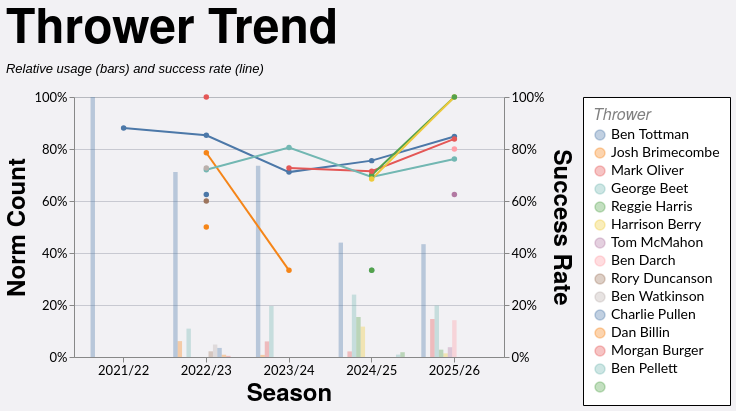

This figure's Vega-Lite source:
### Vega-Lite specification from a JSON file in a GitHub repository (floating-point values rounded to 4 significant figures; data arrays with more than 128 entries replaced by an {"elided": "..."} marker saying what was removed)
{"config": {"axis": {"labelFont": "Lato, sans-serif", "titleFont": "PT Sans Narrow, Helvetica Neue, Helvetica, Arial, sans-serif", "labelFontSize": 13, "titleFontSize": 24, "gridColor": "#202947", "gridOpacity": 0.2}, "header": {"labelFont": "PT Sans Narrow, Helvetica Neue, Helvetica, Arial, sans-serif", "titleFont": "PT Sans Narrow, Helvetica Neue, Helvetica, Arial, sans-serif", "labelFontSize": 24, "titleFontSize": 28, "labelFontWeight": "bold", "orient": "left"}, "legend": {"labelFont": "Lato, sans-serif", "titleFont": "PT Sans Narrow, Helvetica Neue, Helvetica, Arial, sans-serif", "labelFontSize": 14, "titleFontSize": 16, "titlePadding": 5, "fillColor": "white", "strokeColor": "black", "padding": 10, "titleFontWeight": "lighter", "titleFontStyle": "italic", "titleColor": "gray", "offset": 10}, "title": {"font": "PT Sans Narrow, Helvetica Neue, Helvetica, Arial, sans-serif", "fontSize": 48, "fontWeight": "bold", "anchor": "start", "align": "center", "titlePadding": 20, "subtitlePadding": 10, "subtitleFontSize": 13, "subtitleColor": "", "subtitleFontStyle": "italic", "offset": 15, "color": "black"}, "axisX": {"labelAngle": 0}, "facet": {"title": null, "header": null, "align": {"row": "each", "column": "each"}}, "resolve": {"scale": {"y": "independent", "facet": "independent"}}, "background": "#f2f1f4"}, "layer": [{"mark": {"type": "bar", "opacity": 0.35}, "encoding": {"color": {"field": "thrower", "sort": null, "title": "Thrower", "type": "nominal"}, "tooltip": [{"field": "season", "title": "Season", "type": "nominal"}, {"field": "thrower", "title": "Thrower", "type": "nominal"}, {"field": "won", "format": ",.0f", "title": "Won", "type": "quantitative"}, {"field": "attempts", "format": ",.0f", "title": "Attempts", "type": "quantitative"}, {"field": "norm_count", "format": ".1%", "title": "Norm Count", "type": "quantitative"}, {"field": "success_rate", "format": ".1%", "title": "Success Rate", "type": "quantitative"}], "x": {"field": "season", "sort": ["2021/22", "2022/23", "2023/24", "2024/25", "2025/26"], "title": "Season", "type": "nominal"}, "xOffset": {"field": "thrower", "sort": null, "type": "nominal"}, "y": {"axis": {"format": "%", "orient": "left"}, "field": "norm_count", "scale": {"domain": [0, 1]}, "title": "Norm Count", "type": "quantitative"}}, "transform": [{"filter": "(loSquad == 'All' || datum.squad == loSquad) && (loGameType == 'All' || (loGameType == 'League + Cup' && (datum.game_type == 'League' || datum.game_type == 'Cup')) || (loGameType == 'League only' && datum.game_type == 'League') || datum.game_type == loGameType) && (loOpposition == 'All' || datum.opposition == loOpposition) && (loThrower == 'All' || datum.thrower == loThrower) && (loJumper == 'All' || datum.jumper == loJumper) && (loArea == 'All' || datum.area == loArea) && (loNumbers == 'All' || datum.numbers == loNumbers) && (loCallType == 'All' || datum.call_type == loCallType)"}, {"aggregate": [{"op": "count", "as": "attempts"}, {"op": "sum", "field": "won", "as": "won"}], "groupby": ["season", "thrower"]}, {"joinaggregate": [{"op": "sum", "field": "attempts", "as": "season_attempts"}], "groupby": ["season"]}, {"calculate": "datum.attempts / datum.season_attempts", "as": "norm_count"}, {"calculate": "datum.won / datum.attempts", "as": "success_rate"}]}, {"mark": {"type": "line", "point": true, "strokeWidth": 2}, "encoding": {"color": {"field": "thrower", "sort": null, "title": "Thrower", "type": "nominal"}, "detail": {"field": "thrower", "type": "nominal"}, "tooltip": [{"field": "season", "title": "Season", "type": "nominal"}, {"field": "thrower", "title": "Thrower", "type": "nominal"}, {"field": "won", "format": ",.0f", "title": "Won", "type": "quantitative"}, {"field": "attempts", "format": ",.0f", "title": "Attempts", "type": "quantitative"}, {"field": "norm_count", "format": ".1%", "title": "Norm Count", "type": "quantitative"}, {"field": "success_rate", "format": ".1%", "title": "Success Rate", "type": "quantitative"}], "x": {"field": "season", "sort": ["2021/22", "2022/23", "2023/24", "2024/25", "2025/26"], "title": "Season", "type": "nominal"}, "y": {"axis": {"format": "%", "orient": "right"}, "field": "success_rate", "scale": {"domain": [0, 1]}, "title": "Success Rate", "type": "quantitative"}}, "transform": [{"filter": "(loSquad == 'All' || datum.squad == loSquad) && (loGameType == 'All' || (loGameType == 'League + Cup' && (datum.game_type == 'League' || datum.game_type == 'Cup')) || (loGameType == 'League only' && datum.game_type == 'League') || datum.game_type == loGameType) && (loOpposition == 'All' || datum.opposition == loOpposition) && (loThrower == 'All' || datum.thrower == loThrower) && (loJumper == 'All' || datum.jumper == loJumper) && (loArea == 'All' || datum.area == loArea) && (loNumbers == 'All' || datum.numbers == loNumbers) && (loCallType == 'All' || datum.call_type == loCallType)"}, {"aggregate": [{"op": "count", "as": "attempts"}, {"op": "sum", "field": "won", "as": "won"}], "groupby": ["season", "thrower"]}, {"joinaggregate": [{"op": "sum", "field": "attempts", "as": "season_attempts"}], "groupby": ["season"]}, {"calculate": "datum.attempts / datum.season_attempts", "as": "norm_count"}, {"calculate": "datum.won / datum.attempts", "as": "success_rate"}]}], "data": {"name": "data-8f67b32cb11d9725e3a2fd6bcb7c6e48"}, "height": 260, "params": [{"name": "loSquad", "value": "All"}, {"name": "loSeason", "value": "All"}, {"name": "loGameType", "value": "All"}, {"name": "loOpposition", "value": "All"}, {"name": "loThrower", "value": "All"}, {"name": "loJumper", "value": "All"}, {"name": "loArea", "value": "All"}, {"name": "loNumbers", "value": "All"}, {"name": "loCallType", "value": "All"}], "resolve": {"scale": {"y": "independent"}}, "title": {"text": "Thrower Trend", "subtitle": "Relative usage (bars) and success rate (line)"}, "width": 430, "$schema": "https://vega.github.io/schema/vega-lite/v5.20.1.json", "datasets": {"data-8f67b32cb11d9725e3a2fd6bcb7c6e48": {"elided": "1242 records"}}}
